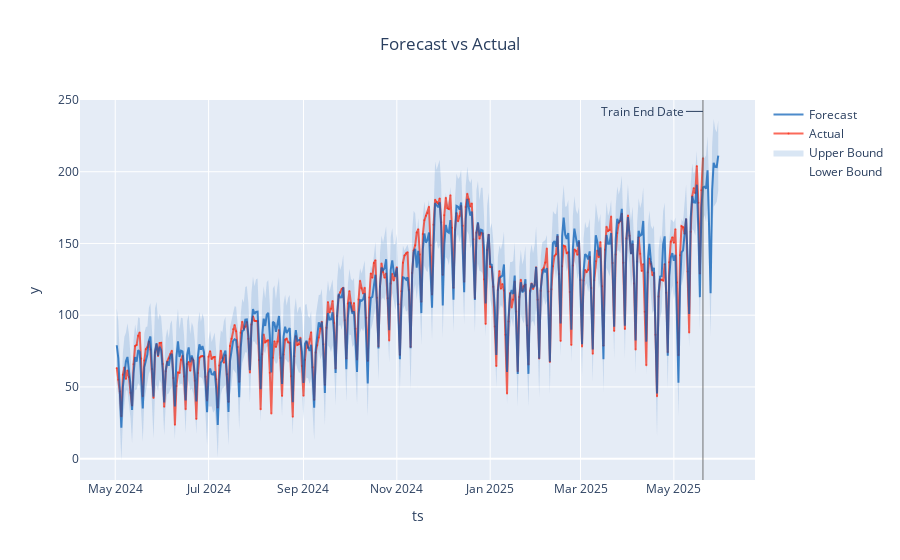

Notebook code cell kept with this figure:
### Code cell
result.forecast.plot()

### Figure 1 — Plotly figure (JSON) as saved in the notebook; plotly's stock layout.template omitted (floating-point values rounded to 4 significant figures; data arrays with more than 128 entries replaced by an {"elided": "..."} marker saying what was removed)
{"data": [{"legendgroup": "interval", "line": {"color": "rgba(0, 90, 181, 0.5)", "width": 0}, "mode": "lines", "name": "Lower Bound", "type": "scatter", "x": {"elided": "394 str values"}, "y": {"elided": "394 float values"}}, {"fill": "tonexty", "fillcolor": "rgba(0, 90, 181, 0.15)", "legendgroup": "interval", "line": {"color": "rgba(0, 90, 181, 0.5)", "width": 0}, "mode": "lines", "name": "Upper Bound", "type": "scatter", "x": {"elided": "394 str values"}, "y": {"elided": "394 float values"}}, {"line": {"color": "rgba(250, 43, 20, 0.7)"}, "marker": {"color": "rgba(250, 43, 20, 0.7)", "size": 2}, "mode": "lines+markers", "name": "Actual", "opacity": 1, "type": "scatter", "x": {"elided": "394 str values"}, "y": {"elided": "394 float values"}}, {"line": {"color": "rgba(0, 90, 181, 0.7)", "dash": "solid"}, "name": "Forecast", "type": "scatter", "x": {"elided": "394 str values"}, "y": {"elided": "394 float values"}}], "layout": {"annotations": [{"arrowhead": 0, "ax": -60, "ay": 0, "showarrow": true, "text": "Train End Date", "x": "2025-05-20T00:00:00", "xref": "x", "y": 0.97, "yref": "paper"}], "legend": {"traceorder": "reversed"}, "shapes": [{"line": {"color": "rgba(100, 100, 100, 0.9)", "width": 1}, "type": "line", "x0": "2025-05-20T00:00:00", "x1": "2025-05-20T00:00:00", "xref": "x", "y0": 0, "y1": 1, "yref": "paper"}], "showlegend": true, "title": {"text": "Forecast vs Actual", "x": 0.5}, "xaxis": {"title": {"text": "ts"}}, "yaxis": {"title": {"text": "y"}}}}
